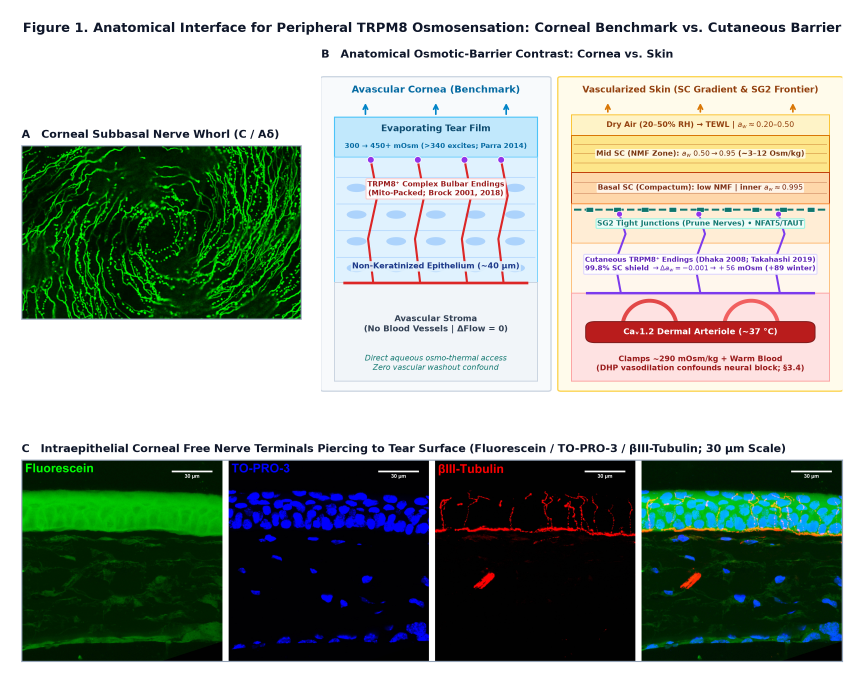
#> input picture analysis/outputs/fig1_corneal_nerve_interface.png, 2592 x 2064 px (shown at 1/3 size)
$ python -i build_drive_figures.py   (imports and definitions only)
#> lines starting #> are read from the running program, lines starting #| are printed output that depends on the picture
#> further down, picture is the input picture: PIL image 2592x2064 RGBA; mean R, G, B, A 156.9, 166.6, 156.7, 255
#!/usr/bin/env python3
# /// script
# requires-python = ">=3.10"
# dependencies = [
#   "numpy>=1.26",
#   "matplotlib>=3.8",
#   "pillow>=10.0",
# ]
# ///
"""
Compose 100% original, publication-grade, copyright-clean Figures 1 and 2 for
bioRxiv / journal submission (ZERO third-party BioRender assets):

  - analysis/outputs/fig1_corneal_nerve_interface.png
      Panel A: Pure cropped mouse corneal subbasal nerve whorl microscopy (Yorek stock)
      Panel B: Original vector anatomical & osmotic-barrier comparison
               (Avascular Corneal Epithelium vs. Vascularized Cutaneous Epidermis)
      Panel C: Intraepithelial free nerve terminals triple-stain cross-section (30 um scale; Yorek stock)

  - analysis/outputs/fig2_mechanistic_circuit.png
      100% original vector biophysical schematic of the coupled electro-metabolic
      TRPM8 - Nav1.8 - Cav1.2/1.3 - Mitochondrial MICU1/MCU/TMBIM5 H+ oscillator:
      Panel A: Basal Poised State (resting Vm ~ -45 mV, MICU1 gate closed)
      Panel B: Osmo-Thermal Burst & L-Type Amplification ([Ca2+]i -> 515 nM)
      Panel C: Mitochondrial H+ Negative-Feedback Reset & Clinical/Genetic Lesions
"""

import os
import shutil
from pathlib import Path
import numpy as np
import matplotlib
# [1 line not run here, left out]
import matplotlib.pyplot as plt
import matplotlib.gridspec as gridspec
import matplotlib.patches as mpatches
from matplotlib.patches import FancyBboxPatch, FancyArrowPatch, Circle, Ellipse, Polygon, PathPatch
from matplotlib.path import Path as MplPath
from PIL import Image, ImageOps


SCRIPT_DIR = Path(__file__).resolve().parent
OUT_DIR = SCRIPT_DIR / "outputs"
# [1 line not run here, left out]
LEGACY_LINUX_DRIVE_DIR = Path("/home/yorekms/.gemini/antigravity/brain/598ce7af-ddbd-4f27-9c36-189ac5f71b07/scratch/drive/figures")


# [14 lines left out: function resolve_microscopy_asset, not called in this run]


def trim_whitespace(img: Image.Image, pad: int = 10) -> Image.Image:
#> called with pad = 10
    rgb = img.convert("RGB")
    bg = rgb.getpixel((2, 2))
#> bg = (255, 255, 255)
    if min(bg) > 240:
        inv = ImageOps.invert(rgb)
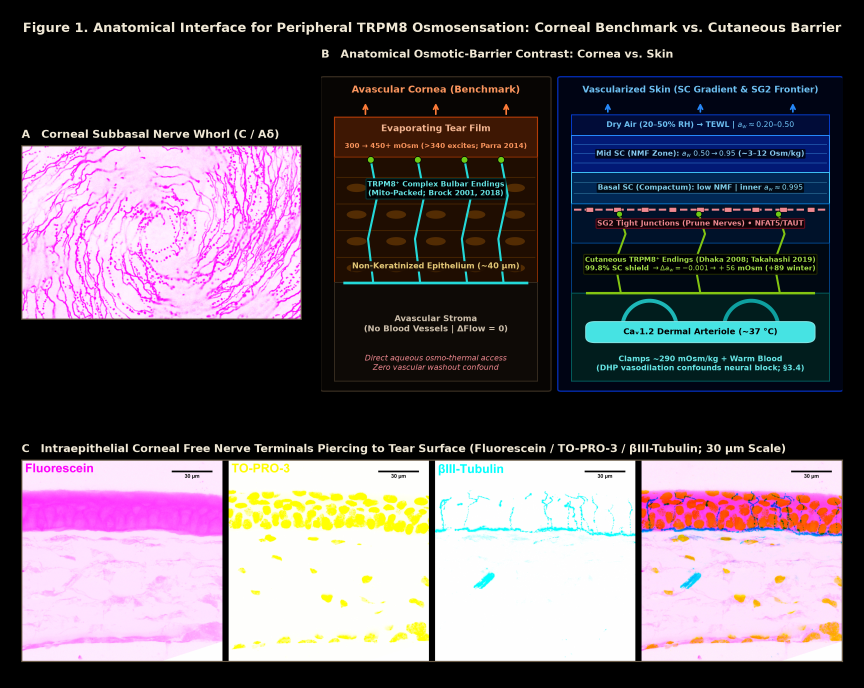
#> inv: PIL image 2592x2064 RGB (shown at 1/3 size); mean R, G, B 98.1, 88.4, 98.3
        bbox = inv.getbbox()
#> bbox = (63, 66, 2530, 1987)
        if bbox:
            x0, y0, x1, y1 = bbox
#> x0 = 63; y0 = 66; x1 = 2530; y1 = 1987
            w, h = rgb.size
#> w = 2592; h = 2064
            return rgb.crop((max(0, x0 - pad), max(0, y0 - pad), min(w, x1 + pad), min(h, y1 + pad)))
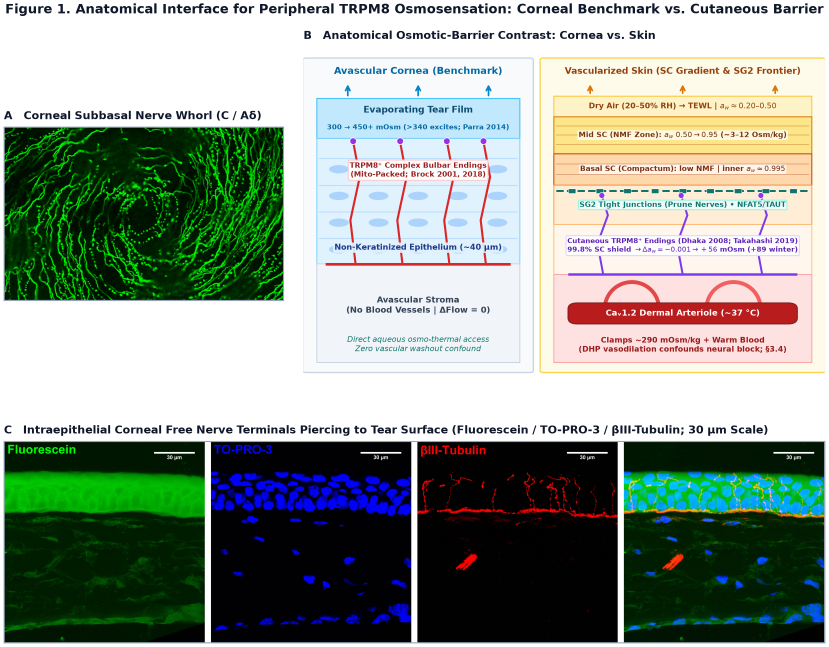
#> returned value: PIL image 2487x1941 RGB (shown at 1/3 size); mean R, G, B 146.3, 157.1, 146.1
    return rgb


# [482 lines left out: functions draw_cornea_vs_skin_panel, build_figure_1, draw_channel_wide, draw_mitochondrion_wide, draw_wide_stage_frame, build_figure_2 and 3 more, not called in this run]


# [2 lines not run here, left out]

>>> from PIL import Image
>>> picture = Image.open('outputs/fig1_corneal_nerve_interface.png')
>>> result = trim_whitespace(picture)
